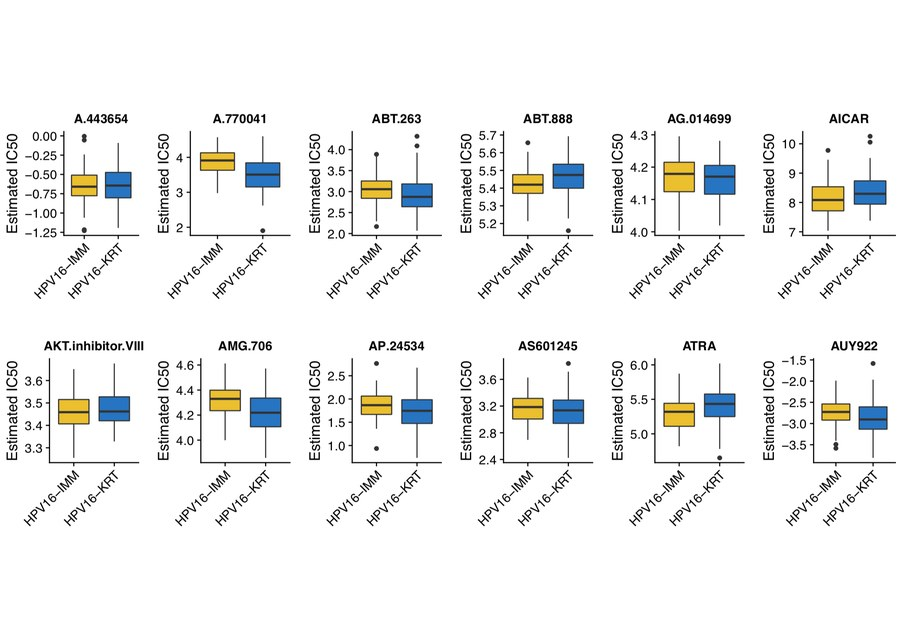
#> input picture assets/previews/FigureYa105GDSC.jpg, 900 x 640 px
$ python -i create_montages.py   (imports and definitions only)
#> lines starting #> are read from the running program, lines starting #| are printed output that depends on the picture; after the words box and inside, x2 and y2 are one past the last pixel; in counts of white or black regions, pixels touching at a corner belong together
#> further down, picture is the input picture: PIL image 900x640 RGB; mean R, G, B 241.7, 242.2, 241.6
#!/usr/bin/env python3
"""Build a visual catalog, per-tool previews, and plot-type montages."""
from __future__ import annotations

import json
import math
import os
import re
import shutil
from pathlib import Path
from typing import Iterable

from PIL import Image, ImageDraw, ImageFont, ImageOps

try:
    import pypdfium2 as pdfium
except Exception:  # pragma: no cover - optional dependency
    pdfium = None

RASTER_EXTENSIONS = {".png", ".jpg", ".jpeg"}
VECTOR_EXTENSIONS = {".svg", ".pdf"}
VISUAL_EXTENSIONS = RASTER_EXTENSIONS | VECTOR_EXTENSIONS
FIGUREYA_REPO_URL = "https://github.com/ying-ge/FigureYa"

PREVIEW_SIZE = (900, 640)
MONTAGE_THUMB_SIZE = (400, 300)
MARGIN = 12
LABEL_HEIGHT = 38
MONTAGE_COLS = 4
MONTAGE_PAGE_SIZE = 16

PRIMARY_LABELS = {
    "biostatistics_general": "常规生物学/医学统计图",
    "bioinformatics_omics": "生信/组学分析图",
}

SECONDARY_LABELS = {
    "group_comparison": "分组比较：箱线图/小提琴/柱状图",
    "correlation_regression": "相关/回归/散点",
    "survival_prognosis": "生存/预后/Cox",
    "diagnostic_model": "ROC/AUC/校准/诊断模型",
    "distribution_summary": "分布/比例/Venn/组成",
    "general_visualization": "通用可视化",
    "single_cell": "单细胞/空间转录组",
    "enrichment_pathway": "富集/通路/GSEA/GSVA",
    "expression_deg": "表达矩阵/差异表达/RNA-seq",
    "mutation_cnv": "突变/CNV/TMB/MAF",
    "methylation_epigenomics": "甲基化/ATAC/ChIP/表观组",
    "genome_circos": "基因组/染色体/Circos",
    "multiomics_network": "多组学/网络/免疫浸润",
}

PREFERRED_NAME_KEYWORDS = (
    "example",
    "figureya",
    "output",
    "plot",
    "heatmap",
    "roc",
    "pca",
    "umap",
    "tsne",
    "box",
    "violin",
    "volcano",
    "bubble",
    "survival",
    "gsea",
    "forest",
    "circos",
    "cnv",
    "mutation",
    "bar",
    "scatter",
)

LOW_VALUE_NAME_KEYWORDS = (
    "method",
    "workflow",
    "pipeline",
    "download",
    "install",
    "input",
    "readme",
    "explain",
    "content",
    "preprocessing",
    "hoptop",
    "screenshot",
    "manual",
    "tutorial",
    "github",
    "browser",
    "files",
    "folder",
    "directory",
)

RESULT_DIR_NAMES = {
    "result",
    "results",
    "output",
    "outputs",
    "figure",
    "figures",
    "plot",
    "plots",
    "image",
    "images",
    "img",
}

SKIP_DIR_NAMES = {
    ".git",
    "__macosx",
    "packages",
    "package",
    "data",
    "script",
    "scripts",
    "node_modules",
}

OUTPUT_FUNCTION_PATTERN = re.compile(
    r"\b(?:pdf|png|jpeg|jpg|tiff|bmp|svg|cairo_pdf|ggsave)\s*\(",
    flags=re.IGNORECASE,
)


def relpath(path: Path, base: Path) -> str:
    """Return a stable slash-separated relative path."""
    return path.resolve().relative_to(base.resolve()).as_posix()


def figure_number(tool_id: str) -> str | None:
    match = re.match(r"FigureYa(\d+)", tool_id, flags=re.IGNORECASE)
    return match.group(1) if match else None


# [59 lines left out: functions gallery_image_for_tool, load_chapter_map, clean_directory, load_visual_exclusions, load_font, not called in this run]


def label_primary(value: str) -> str:
    return PRIMARY_LABELS.get(value, value or "未分类")


def label_secondary(value: str) -> str:
    return SECONDARY_LABELS.get(value, value or "未分类")


# [17 lines left out: function discover_visual_files, not called in this run]


def natural_key(text: str) -> list[object]:
    return [int(part) if part.isdigit() else part.lower() for part in re.split(r"(\d+)", text)]


# [21 lines left out: functions image_dimensions, classify_visual, not called in this run]


def is_low_value_visual(path: Path) -> bool:
    stem = path.stem.lower()
    return any(keyword in stem for keyword in LOW_VALUE_NAME_KEYWORDS)


def normalized_name(text: str) -> str:
    return re.sub(r"[^a-z0-9]+", "", text.lower())


def is_same_name_overview(path: Path, tool_id: str) -> bool:
    """Treat folder-name screenshots as documentation previews, not plots."""
    return normalized_name(path.stem) == normalized_name(tool_id)


# [171 lines left out: functions extract_declared_outputs, rank_visual_file, result_candidate_score, visual_record, gallery_visual_record, select_preview_source and 2 more, not called in this run]


def trim_whitespace(img: Image.Image, threshold: int = 246, padding: int = 14) -> Image.Image:
    """Crop large near-white borders while preserving labels and legends."""
#> called with threshold = 246, padding = 14
    rgb = img.convert("RGB")
    gray = rgb.convert("L")
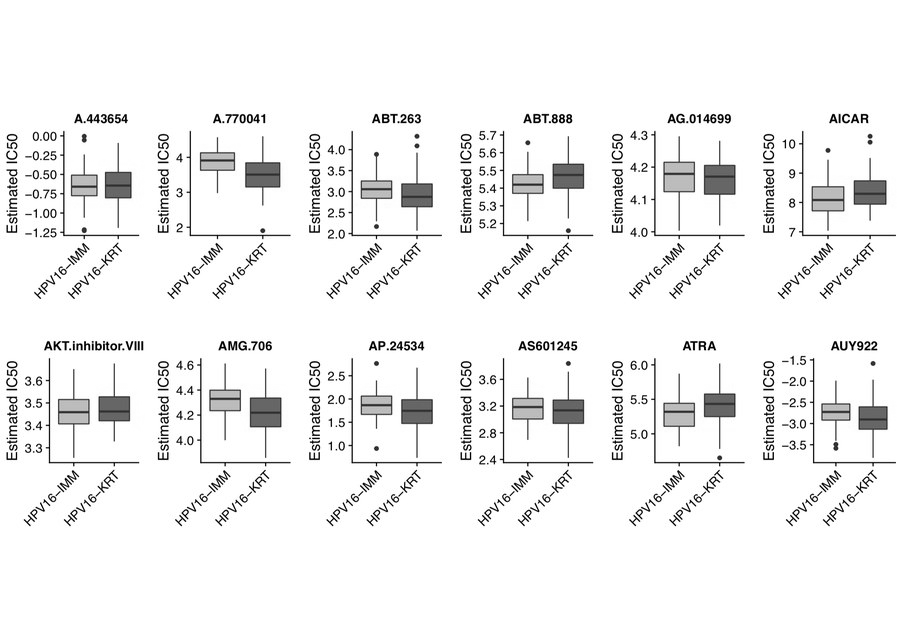
#> gray: PIL image 900x640 L; min 0, max 255, mean 242
    # Pixels darker than the threshold are treated as content. Most FigureYa
    # outputs use white backgrounds, so this removes exported page margins.
    mask = gray.point(lambda value: 255 if value < threshold else 0, mode="1")
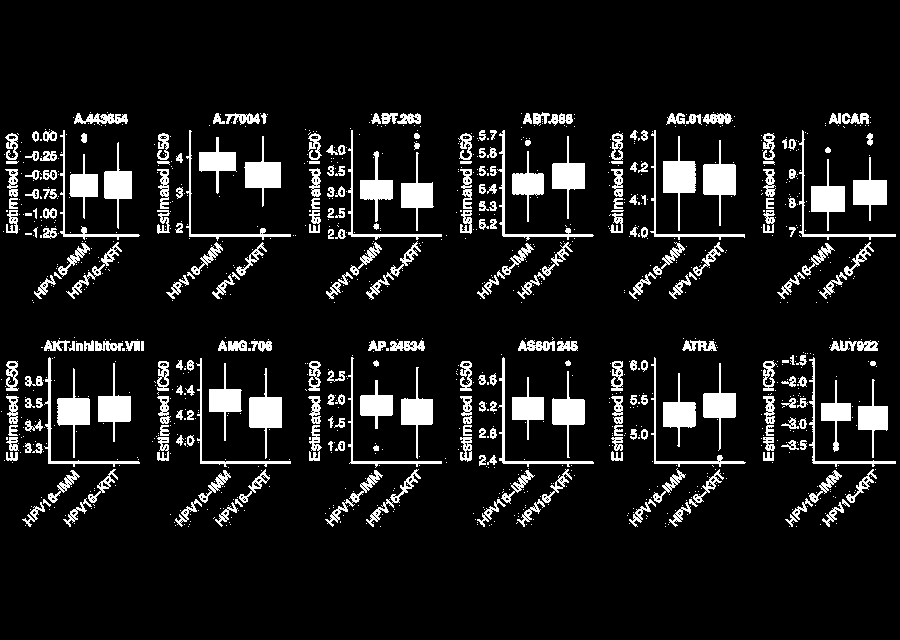
#> mask: PIL image 900x640 1; 10.1% white; 1144 white regions (859 under 20 px), largest, box (x1, y1, x2, y2) and area: (663, 136, 696, 231) 1169, (249, 368, 282, 459) 1144, (703, 140, 736, 226) 1131
    bbox = mask.getbbox()
#> bbox = (1, 112, 896, 527)
    if not bbox:
        return rgb

    left, top, right, bottom = bbox
#> left = 1; top = 112; right = 896; bottom = 527
    left = max(left - padding, 0)
#> left = 0
    top = max(top - padding, 0)
#> top = 98
    right = min(right + padding, rgb.width)
#> right = 900
    bottom = min(bottom + padding, rgb.height)
#> bottom = 541

    cropped_area = (right - left) * (bottom - top)
#> cropped_area = 398700
    full_area = rgb.width * rgb.height
#> full_area = 576000
    if cropped_area < full_area * 0.01:
        return rgb
    return rgb.crop((left, top, right, bottom))
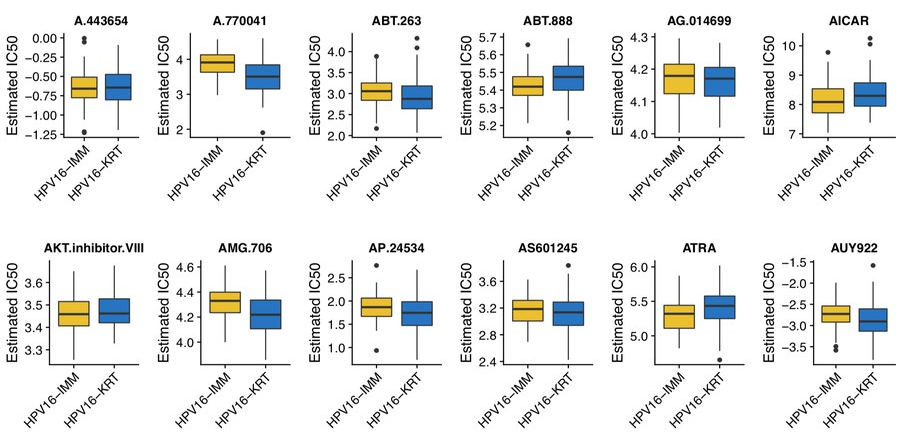
#> returned value: PIL image 900x443 RGB; mean R, G, B 235.7, 236.5, 235.7


# [258 lines left out: functions draw_placeholder, write_tool_preview, build_visual_catalog, group_tools_by_type, group_tools_by_category, create_montage_page and 3 more, not called in this run]


# [2 lines not run here, left out]

>>> from PIL import Image
>>> picture = Image.open('../assets/previews/FigureYa105GDSC.jpg')
>>> result = trim_whitespace(picture)

$ run again, on assets/previews/FigureYa119Multiclasslimma.jpg
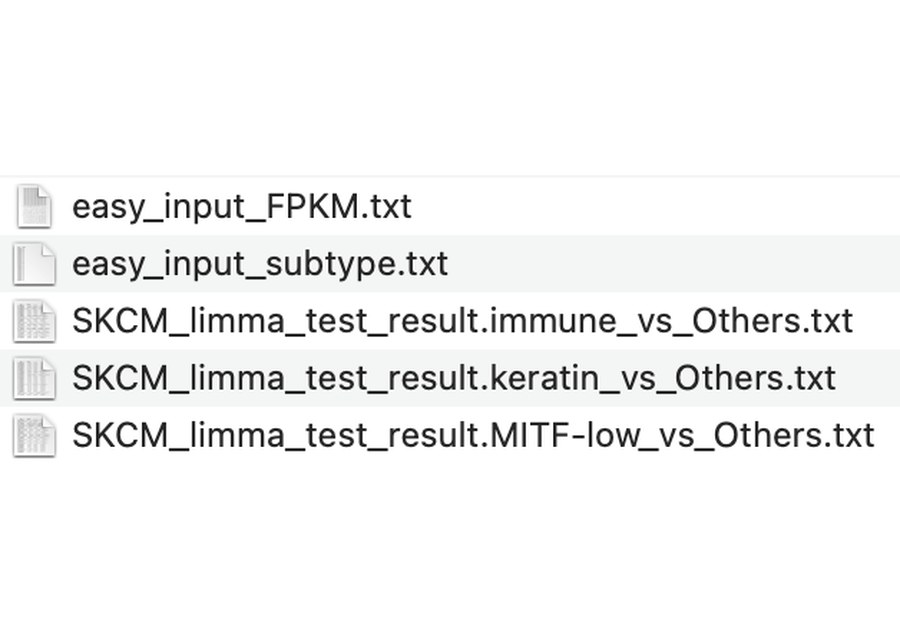
#> input picture assets/previews/FigureYa119Multiclasslimma.jpg, 900 x 640 px
#> picture is the input picture: PIL image 900x640 RGB; mean R, G, B 243.8, 244.1, 243.9
#> in trim_whitespace, `mask = gray.point(lambda value: 255 if value < threshold else 0, mode=..`:
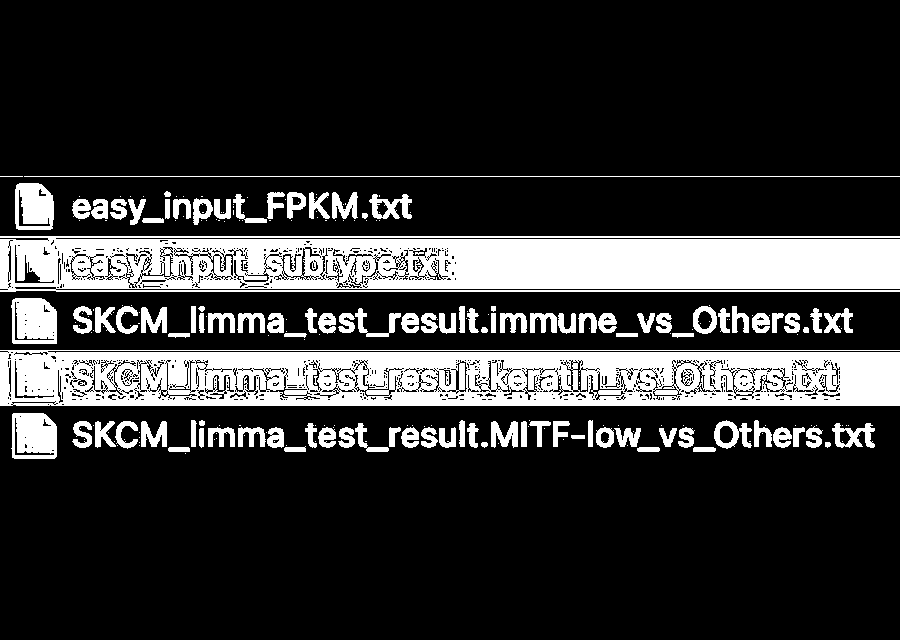
#> mask: PIL image 900x640 1; 20.1% white; 265 white regions (157 under 20 px), largest, box (x1, y1, x2, y2) and area: (0, 236, 900, 292) 44373, (0, 350, 900, 406) 42229, (11, 298, 57, 344) 1838
#> bbox = (0, 176, 900, 459)
#> in trim_whitespace, `left, top, right, bottom = bbox`: left = 0; top = 176; right = 900; bottom = 459
#> in trim_whitespace, `top = max(top - padding, 0)`: top = 162
#> in trim_whitespace, `bottom = min(bottom + padding, rgb.height)`: bottom = 473
#> cropped_area = 279900
#> in trim_whitespace, `return rgb.crop((left, top, right, bottom))`:
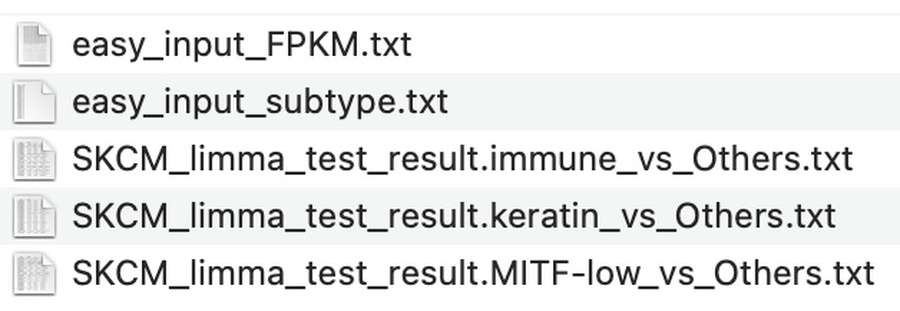
#> returned value: PIL image 900x311 RGB; mean R, G, B 231.9, 232.5, 232.2

$ run again, on assets/previews/FigureYa125FishertestV2.jpg
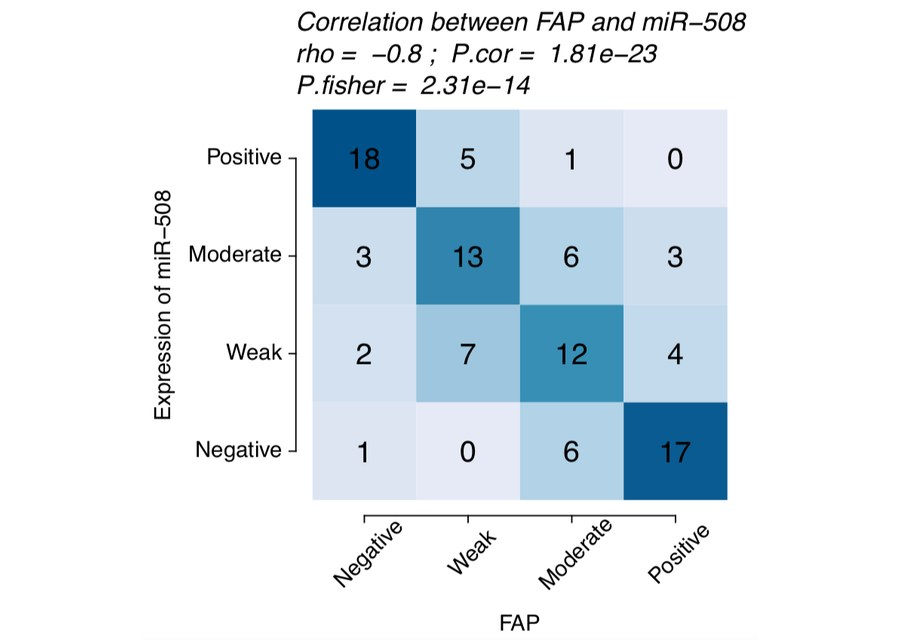
#> input picture assets/previews/FigureYa125FishertestV2.jpg, 900 x 640 px
#> picture is the input picture: PIL image 900x640 RGB; mean R, G, B 222.5, 232.2, 238.9
#> in trim_whitespace, `mask = gray.point(lambda value: 255 if value < threshold else 0, mode=..`:
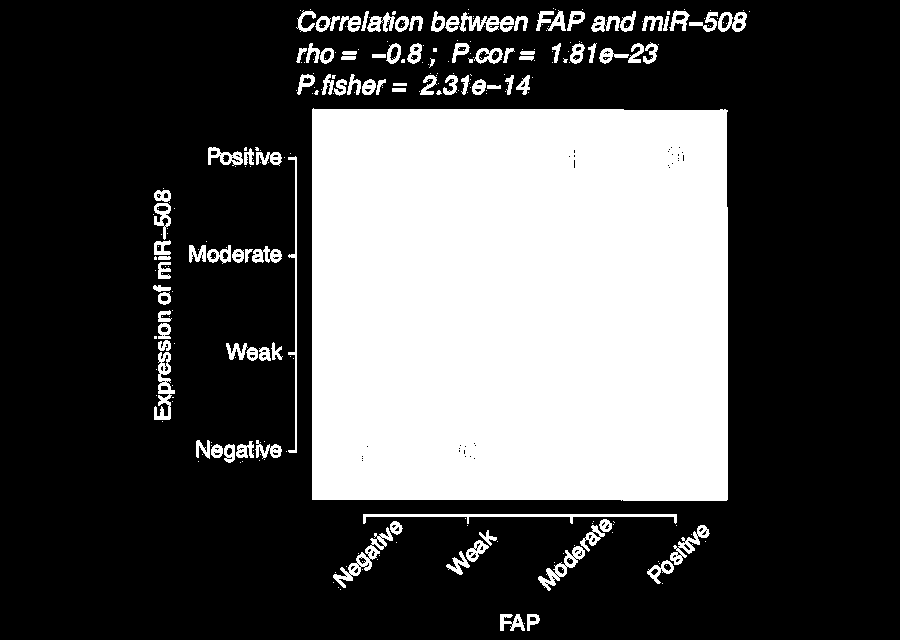
#> mask: PIL image 900x640 1; 31.4% white; 292 white regions (192 under 20 px), largest, box (x1, y1, x2, y2) and area: (312, 108, 728, 501) 162517, (363, 514, 677, 524) 1015, (333, 527, 393, 588) 741
#> bbox = (153, 8, 750, 631)
#> in trim_whitespace, `left, top, right, bottom = bbox`: left = 153; top = 8; right = 750; bottom = 631
#> in trim_whitespace, `left = max(left - padding, 0)`: left = 139
#> in trim_whitespace, `top = max(top - padding, 0)`: top = 0
#> in trim_whitespace, `right = min(right + padding, rgb.width)`: right = 764
#> in trim_whitespace, `bottom = min(bottom + padding, rgb.height)`: bottom = 640
#> cropped_area = 400000
#> in trim_whitespace, `return rgb.crop((left, top, right, bottom))`:
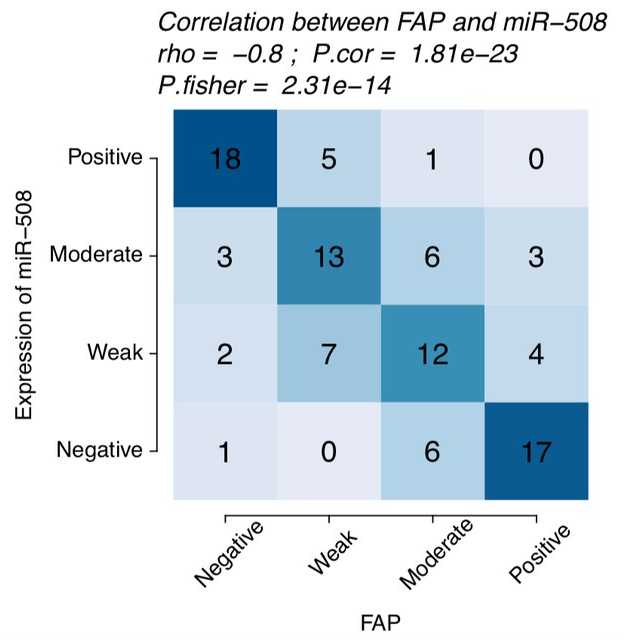
#> returned value: PIL image 625x640 RGB; mean R, G, B 208.3, 222.1, 231.9

$ run again, on assets/previews/FigureYa126CorrelationHeatmap.jpg
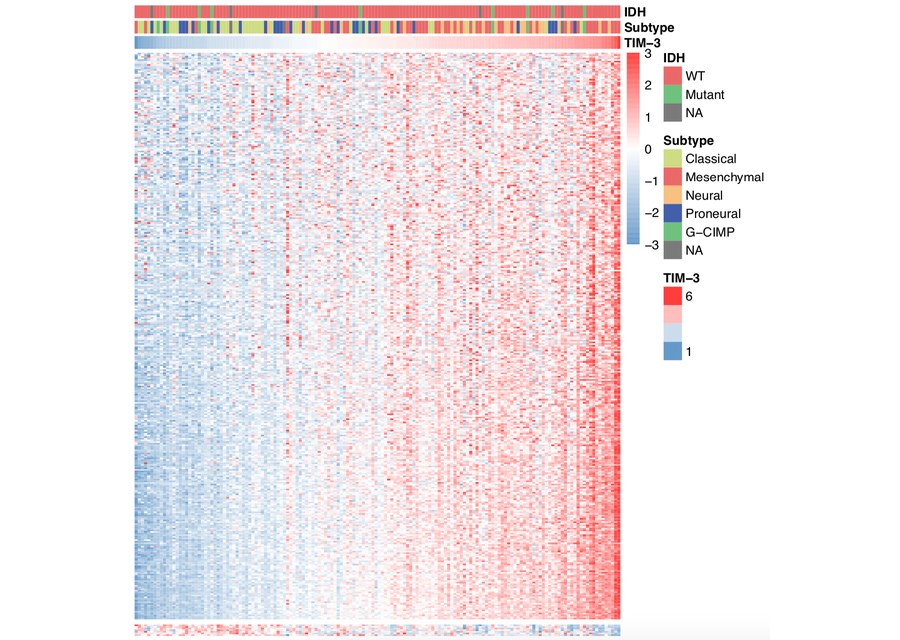
#> input picture assets/previews/FigureYa126CorrelationHeatmap.jpg, 900 x 640 px
#> picture is the input picture: PIL image 900x640 RGB; mean R, G, B 241.5, 231.6, 234.1
#> in trim_whitespace, `mask = gray.point(lambda value: 255 if value < threshold else 0, mode=..`:
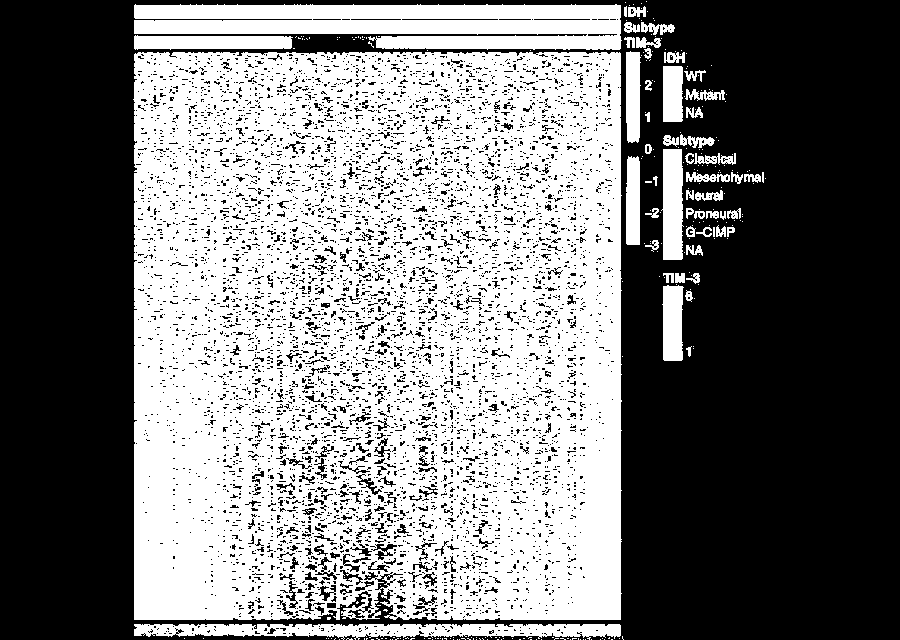
#> mask: PIL image 900x640 1; 48.5% white; 316 white regions (264 under 20 px), largest, box (x1, y1, x2, y2) and area: (133, 52, 622, 620) 243280, (134, 4, 622, 50) 16918, (134, 624, 621, 640) 5414
#> bbox = (133, 1, 766, 640)
#> in trim_whitespace, `left, top, right, bottom = bbox`: left = 133; top = 1; right = 766; bottom = 640
#> in trim_whitespace, `left = max(left - padding, 0)`: left = 119
#> in trim_whitespace, `top = max(top - padding, 0)`: top = 0
#> in trim_whitespace, `right = min(right + padding, rgb.width)`: right = 780
#> cropped_area = 423040
#> in trim_whitespace, `return rgb.crop((left, top, right, bottom))`:
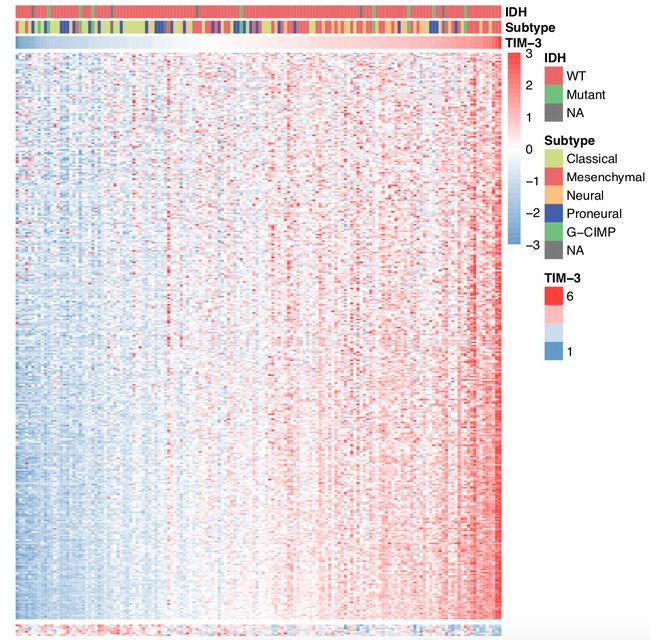
#> returned value: PIL image 661x640 RGB; mean R, G, B 236.6, 223.2, 226.5
